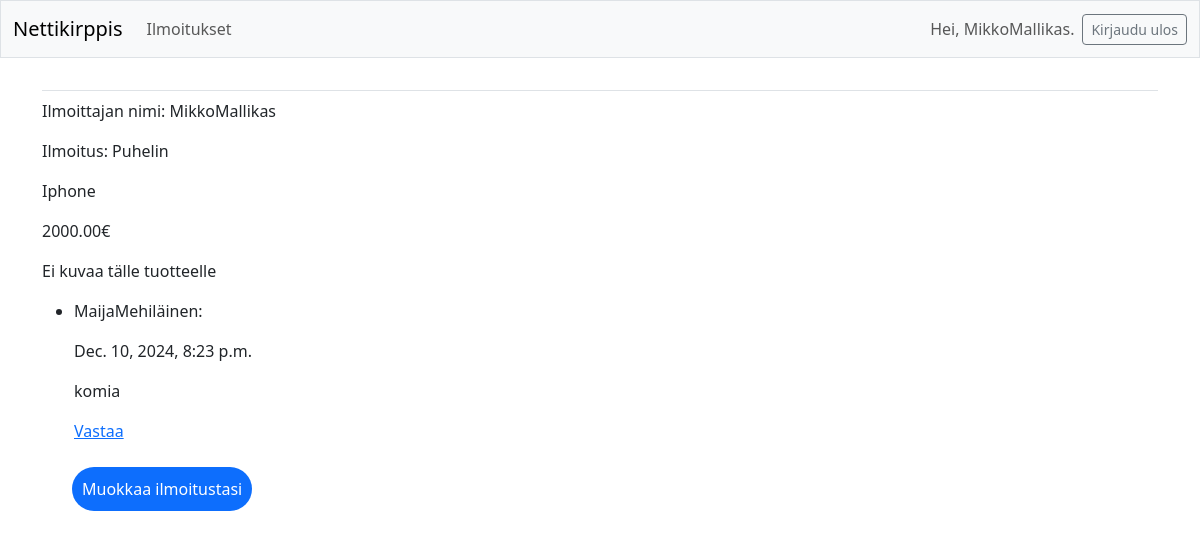
The app's page /items/3 (signed in) with its own data.
### nettikirppis/models.py (models this page shows, shortened)
class Item(models.Model):
    name = models.CharField(max_length=200)
    description = models.CharField(max_length=500)
    price = models.DecimalField(max_digits=10, decimal_places=2)
    date_added = models.DateField(auto_now_add=True)
    visible = models.BooleanField(default=True)
    owner=models.ForeignKey(User, on_delete=models.CASCADE)
    image = models.ImageField(upload_to=content_file_name, null=True, blank=True)

class Comment(models.Model):
    item = models.ForeignKey(Item, on_delete=models.CASCADE)
    text = models.TextField()
    date_added = models.DateTimeField(auto_now_add=True)
    visible = models.BooleanField(default=True)
    owner=models.ForeignKey(User, on_delete=models.CASCADE)

### nettikirppis/views.py (the view)
# urls.py: path('items/<int:item_id>', views.item, name='item'),
def item(request, item_id):
    item = Item.objects.get(id=item_id)
    comments = item.comment_set.order_by('date_added')
    replies = Reply.objects.filter(original_comment__in=[c.id for c in comments])
    context = {'item':item, 'comments':comments, 'replies':replies}
    return render(request, 'nettikirppis/item.html', context)

### nettikirppis/templates/nettikirppis/item.html (shortened to what this page needs)
{% extends 'nettikirppis/base.html' %}
{% block content %}
{% load static %}
<p>Ilmoittajan nimi: {{item.owner}}</p>
<p>Ilmoitus: {{item.name}}</p>
<p>{{ item.description }}</p>
<p>{{ item.price }}€</p>
<div>
    {% if item.image %}
        <img src="{{ item.image.url }}" height=300px; width="300px"></img>
    {% else %}
        <p>Ei kuvaa tälle tuotteelle</p>
    {% endif %}
</div>
<ul>
    {% for comment in comments %}
    <li >
        <p>{{ comment.owner }}:</p>
        <p>{{ comment.date_added }}</p>
        <p>{{ comment.text }}</p>
        {% if user.id == comment.owner.id %}
        <p>
            <a href="{% url 'nettikirppis:edit_comment' comment.id %}">
                Muokkaa kommenttia
            </a>
        </p>
        {% else %}
        <p>
            <a href="{% url 'nettikirppis:new_reply' comment.id %}">
                Vastaa
            </a>
        </p>
        {% endif %}
    </li>
    {% endfor %}
</ul>
{% if user.is_authenticated %}
    <form action="{% url 'nettikirppis:edit_item' item.id %}" method="post">
        <button name="submit" class="bottom-button">
            Muokkaa ilmoitustasi
        </button>
    </form>
{% endif %}
{% endblock content %}

### nettikirppis/templates/nettikirppis/base.html (shortened to what this page needs)
<!DOCTYPE html>
<html lang="en">
    <head>
        {% load django_bootstrap5 %}
        {% bootstrap_css %}
    </head>
    <body>
        <nav class="navbar navbar-expand-md navbar-light bg-light mb-4 border">
            <div class="container-fluid">
                <a class="navbar-brand" href="{% url 'nettikirppis:index' %}">
                    Nettikirppis
                </a>
                <div class="collapse navbar-collapse" id="navbarCollapse">
                    <ul class="navbar-nav me-auto mb-2 mb-md-0">
                        <li class="nav-item">
                            <a class="nav-link" href="{% url 'nettikirppis:items' %}">
                                Ilmoitukset
                            </a>
                        </li>
                    </ul>
                     <ul class="navbar-nav ms-auto mb-2 mb-md-0">
                        {% if user.is_authenticated %}
                            <li class="nav-item">
                                <span class="navbar-text me-2">Hei, {{ user.username }}.
                                </span>
                            </li>
                        {% endif %}
                     </ul>
                     {% if user.is_authenticated %}
                        <form action="{% url 'accounts:logout' %}" method="post">
                            <button name="submit" class="btn btn-outline-secondary btn-sm">
                                Kirjaudu ulos
                            </button>
                        </form>
                     {% endif %}
                </div>
            </div>
        </nav>
        <main class="container">
            <div class="pb-2 mb-2 border-bottom">
            </div>
            <div>
                {% block content %} {% endblock content %}
            </div>
        </main>
    </body>
</html>

### nettikirppis/templates/nettikirppis/base.html (style rules this page uses)
.bottom-button { background-color:#0d6efd; color: white; border: none; border-radius: 60px; padding: 10px 10px 10px; margin-left: 30px; margin-bottom: 5px; margin-top: 8px; }

### records on screen
Item: owner "MikkoMallikas", name "Puhelin", description "Iphone", price "2000.00"
Comment: owner "MaijaMehiläinen", date_added "Dec. 10, 2024, 8:23 p.m.", text "komia", shows "Vastaa"

### other values on screen
{{ user.username }} "MikkoMallikas"
